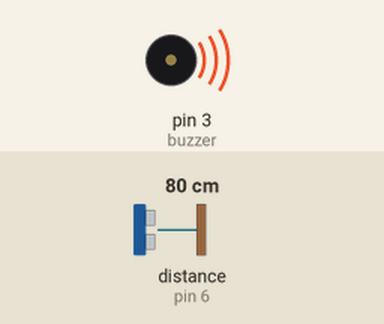
Simulated run of this sketch. Board: Arduino Uno, built with avr-gcc and run on an emulated ATmega328P. Shown: buzzer (waves = sounding). Wiring (inferred from the names in the program): ultrasonic range finder: trigger pin 7; echo pin 6. Inputs (shaded band) come from the test bench; at power-on: distance to the obstacle (sensor on pin 6) 80 cm. The echo pulse lasts 58.3 µs per cm.

Above: at 1.59 s.
1.6 s: distance to the obstacle (sensor on pin 6) set to 2 cm
At 2.2 s:
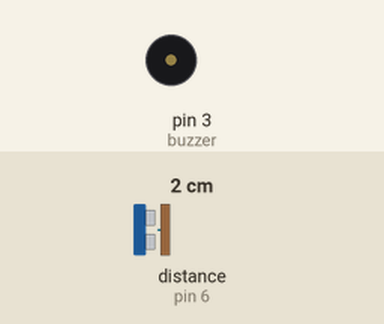
At 3.7 s:
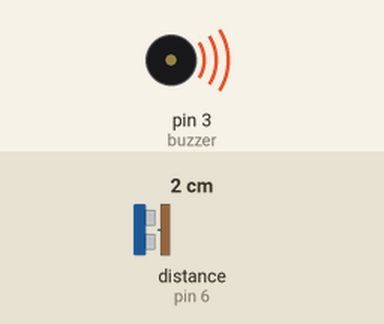
5.2 s: distance to the obstacle (sensor on pin 6) set to 9 cm
Timing chart, 0 to 8.2 s (numbered marks = the images above; inputs shaded):
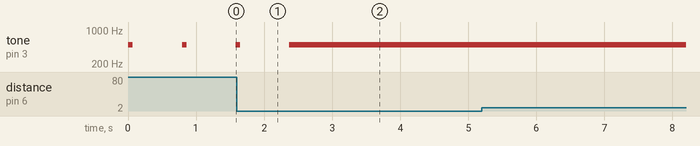

Measured:
- after the input at 1.6 s, tone on pin 3 (buzzer): goes on until 2.4 s, then stays 500 Hz
- by itself, tone on pin 3 (buzzer): alternates 500 Hz for 0.06 s and silent for 0.73 s

The sketch:

SIN07_radar_fichier_arduino_candidat.ino
```cpp
//--Déclaration des variables utilisées pour les broches des composants
int buzzer = 3;
int trig = 7;
int echo = 6;


//déclaration des variables
long duree_impulsion;
long distanceincm;

void setup()
{
//--Déclaration en entrées/sorties des broches utilisées
  pinMode(trig,OUTPUT);  //broches SRF04
  pinMode(echo,INPUT);
  pinMode(buzzer,OUTPUT);  //broche buzzer


}

void loop(){
//-----mesure de la distance--------

  digitalWrite(trig,LOW);
  delayMicroseconds(2);
  digitalWrite(trig,HIGH);
  delayMicroseconds(10);
  digitalWrite(trig,LOW);
  duree_impulsion = pulseIn(echo,HIGH); //mesure de la durée de l'impulsion recue en µs
  distanceincm = (duree_impulsion * 0.034)/2; //calcul de la distance en cm


//----allumage des LEDs et génération du son suivant la distance


  if (distanceincm<100){
    generation_du_son();  // appel de la fonction generation_du_son()
  }
    //---------ALLUMAGE DES LEDS A COMPLETER ICI ------------------------------------


}  //--------- Fin du LOOP----

void  generation_du_son()    //fonction qui génére un son en fonction de la distance
{
      tone(buzzer,500,(5000/distanceincm));
      delay(10*(distanceincm));
  	  noTone(buzzer);
  }
```
